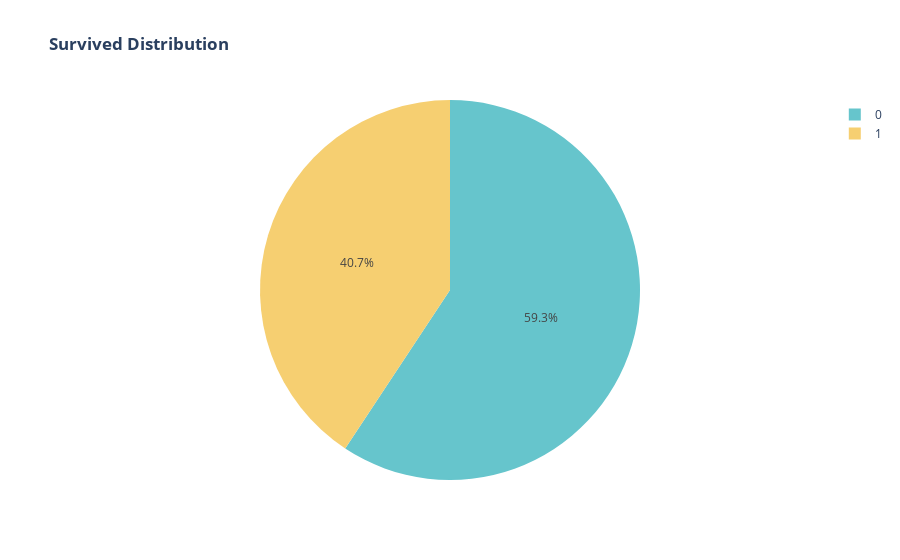

The notebook cell this image was saved under:
### Code cell
px.pie(df,names='Survived',title="<b> Survived Distribution</b>",color_discrete_sequence=px.colors.qualitative.Pastel)

### Figure 1 — Plotly figure (JSON) as saved in the notebook; plotly's stock layout.template omitted (floating-point values rounded to 4 significant figures; data arrays with more than 128 entries replaced by an {"elided": "..."} marker saying what was removed)
{"data": [{"domain": {"x": [0, 1], "y": [0, 1]}, "hovertemplate": "Survived=%{label}<extra></extra>", "labels": {"elided": "769 int values"}, "legendgroup": "", "name": "", "showlegend": true, "type": "pie"}], "layout": {"legend": {"tracegroupgap": 0}, "piecolorway": ["rgb(102, 197, 204)", "rgb(246, 207, 113)", "rgb(248, 156, 116)", "rgb(220, 176, 242)", "rgb(135, 197, 95)", "rgb(158, 185, 243)", "rgb(254, 136, 177)", "rgb(201, 219, 116)", "rgb(139, 224, 164)", "rgb(180, 151, 231)", "rgb(179, 179, 179)"], "title": {"text": "<b> Survived Distribution</b>"}}}
